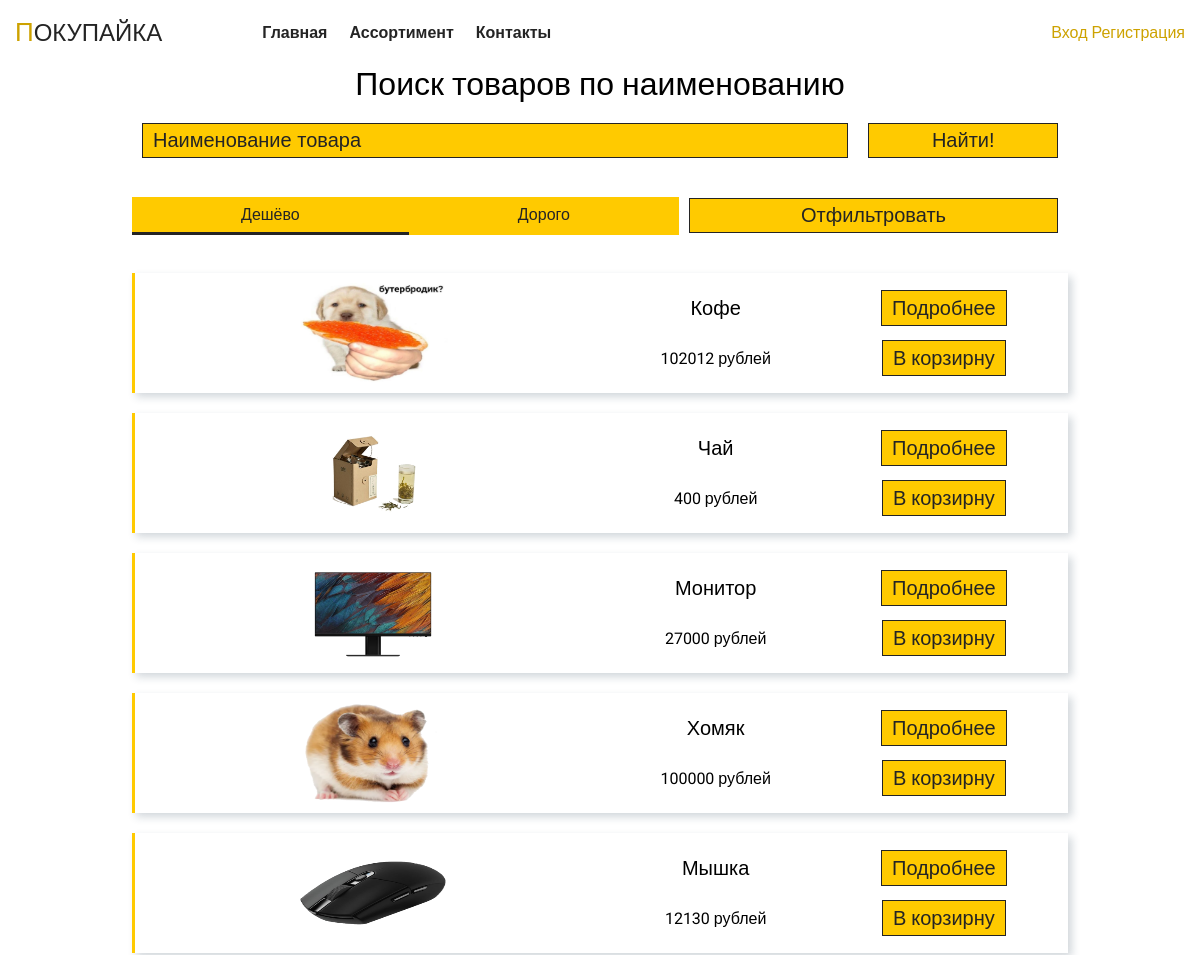
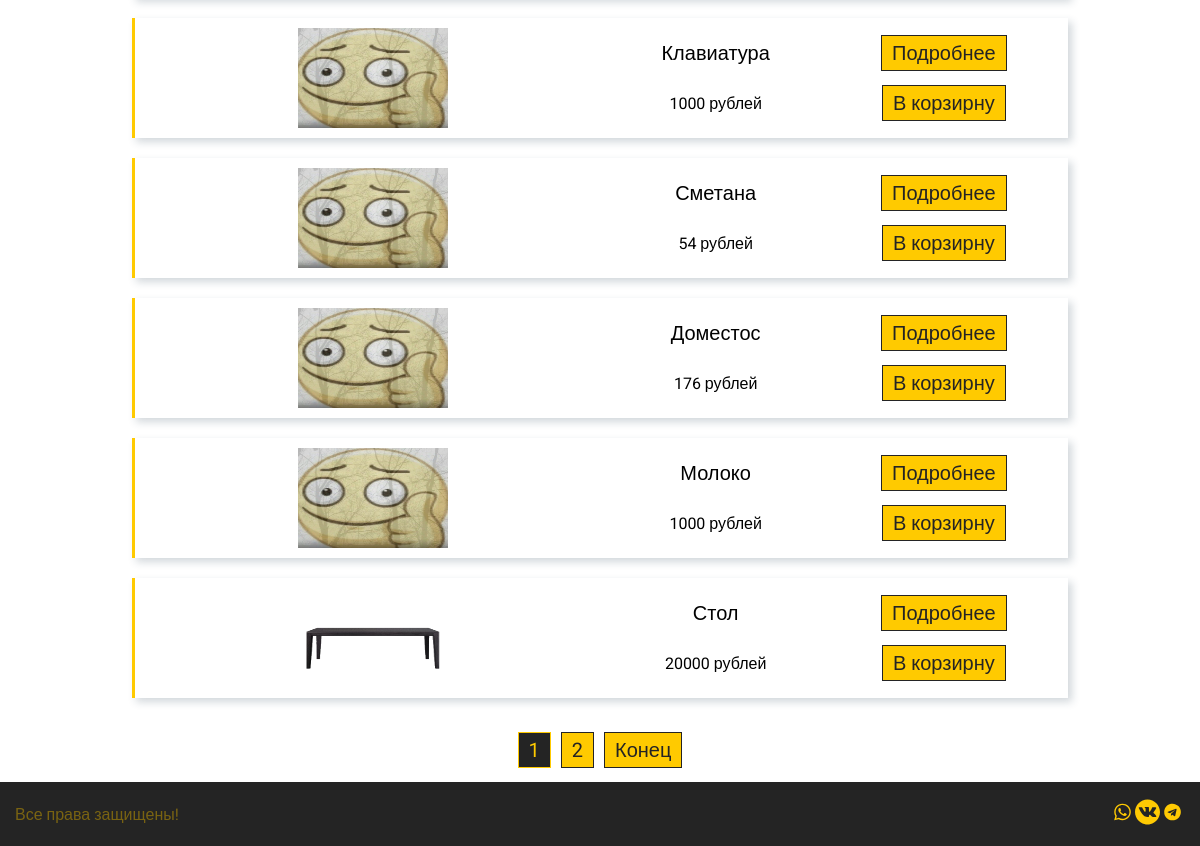
/assortment, run on the app's committed database (2 pictures, top to bottom).
### tables this page shows
CREATE TABLE `product` (
  `id` bigint NOT NULL,
  `name` varchar(100) NOT NULL,
  `description` varchar(2000) DEFAULT 'Отсуствует',
  `price` float NOT NULL
);

### application/controllers/MainController.php (called while the page is built, shortened)
<?php
class MainController extends Controller
{
    public function __construct($route)
    {
        $this->view->layout = 'other';
    }
    public function assortmentAction(){
        $main = new Main();
        $pagination = new Pagination($this->route, $main->getCountProduct());
        $vars = [
            'data' => $this->model->getProductList($this->route, 10),
            'pagination' => $pagination->get(),
        ];
        $this->view->render('Ассортимент', $vars);
    }
}

### index.php (called while the page is built, shortened)
<?php
spl_autoload_register(function ($class) {
    $path = str_replace('\\', '/', $class.'.php');
});
$item = new Router();
$item->run();

### application/lib/Db.php (called while the page is built, shortened)
<?php
class Db {
    protected $db;
    public function __construct() {
        $config = require 'application/config/db.php';
        try{
            $this->db = new PDO('mysql:host='.$config['host'].';dbname='.$config['database'], $config['login'], $config['password']);
        }
        catch (\PDOException $e){
            $this->db = new PDO('mysql:host='.$config['reserve'].';dbname='.$config['database'], $config['login'], $config['password']);
        }
    }
    public function query($sql, $params = []) {
        $stmt = $this->db->prepare($sql);
        if (!empty($params)) {
            foreach ($params as $key => $val) {
                if (is_int($val)) {
                    $type = PDO::PARAM_INT;
                } else {
                    $type = PDO::PARAM_STR;
                }
                $stmt->bindValue(':'.$key, $val, $type);
            }
        }
        $stmt->execute();
        return $stmt;
    }
    public function row($sql, $params = []) {
        $result = $this->query($sql, $params);
        return $result->fetchAll(PDO::FETCH_ASSOC);
    }
    public function column($sql, $params = []) {
        $result = $this->query($sql, $params);
        return $result->fetchColumn();
    }
}

### application/config/db.php (called while the page is built)
<?php
$path = $_SERVER['DOCUMENT_ROOT']."/settings.json";
$json = file_get_contents($path);
$db = json_decode($json, true);
return $db['database'];

### application/models/Main.php (called while the page is built, shortened)
<?php
class Main extends Model{
    public function getProductList($route, $mode){
        $max = 10;
        $params = [
            'max' => $max,
            'start' => ((($route['page'] ?? 1) - 1) * $max),
        ];
        switch ($mode){
            default:
                return $this->db->row('SELECT * FROM product ORDER BY id DESC LIMIT :start, :max', $params);
        }
    }
    public function getCountProduct(){
        return $this->db->column('select count(*) from product');
    }
}

### application/core/Controller.php (called while the page is built, shortened)
<?php
abstract class Controller{
    public function __construct($route) {
        $this->route = $route;
        $this->model = $this->loadModel($route['controller']);
    }
    public function loadModel($name) {
        $path = 'application\models\\'.ucfirst($name);
        if (class_exists($path)) {
            return new $path;
        }
    }
}

### application/core/Model.php (called while the page is built, shortened)
<?php
abstract class Model{
    public function __construct()
    {
        $this->db = new Db();
    }
}

### application/views/main/assortment.php (the view)
<div class="container">
            <div class="assortment__grid">
                <h1>Поиск товаров по наименованию</h1>
                <form action="/assortment" method="post" class="assortment__form_find js-message">
                    <input name="name" placeholder="Наименование товара" autocomplete="off" type="text">
                    <input type="submit" value="Найти!">
                </form>
                <form action="/assortment" method="post" class="assortment__form_filter">
                    <label><input type="radio" name="price-object" value="cheap" checked><div>Дешёво</div></label>
                    <label><input type="radio" name="price-object" value="expensive"><div>Дорого</div></label>
                    <input type="submit" value="Отфильтровать">
                </form>
                <div class="assortment__grid_element">
                    <?php if(count($data) != 0) {?>
                        <ul class="assortment__grid_list_elements">
                            <li class="assortment__grid_list_element">
                                <?php for($i = 0; $i < count($data); $i++){?>
                                    <div class="assortment__grid_card_view">
                                        <img src="/public/materials/<?=$data[$i]['id']?>.png" alt="Отсуствие фотография товара">
                                        <p class="name-item"><?=$data[$i]['name']?></p>
                                        <p class="price-item"><?=$data[$i]['price']?> рублей</p>
                                        <a href="/product/<?=$data[$i]['id']?>" class="about-item first">Подробнее</a>
                                        <a href="/assortment/add/<?=$data[$i]['id']?>" class="about-item second">В корзирну</a>
                                    </div>
                                <?php }?>
                            </li>
                        </ul>
                    <?php }?>
                </div>
                <?php if(count($data) != 0) {?>
                <div class="block-pagination">
                    <?php echo $pagination?>
                </div>
                <?php }?>
            </div>
        </div>

### public/styles/ministyle.css (style rules this page uses)
:root { --first--color: #cda200; --second--color: #242424; --opacity--color: rgba(237, 191, 18, 0.9); }
* { margin: 0; padding: 0; box-sizing: border-box; font-weight: normal; }
html,body { height: 100%; font-family: 'Roboto', sans-serif; }
body { background: #fff; font-size: 16px; font-weight: normal; font-style: normal; }
.container { width: 100%; max-width: 1200px; padding: 0 15px; margin: 0 auto; }
.assortment__grid { width: auto; height: auto; display: grid; grid-template-columns: 1fr 8fr 1fr; }
.assortment__form_find { grid-row: 2; grid-column: 2; display: flex; }
.assortment__form_filter { grid-row: 3; grid-column: 2; display: flex; align-items: center; justify-content: center; }
.assortment__form_filter label { flex-grow: 1; }
.assortment__form_filter label input + div { background-color: #ffca00; color: #242424; padding: 8px; text-align: center; border-bottom: 3px #ffca00 solid; }
.assortment__form_filter label input:checked + div { border-bottom: 3px #242424 solid; }
.assortment__grid input { flex-grow: 1; margin: 20px 10px; padding: 5px 10px; outline: none; background-color: #ffca00; color: #242424; font-size: 20px; border: #242424 1px solid; }
.assortment__grid input::placeholder { color: #242424; }
.assortment__grid h1 { grid-row: 1; grid-column: 2; text-align: center; }
.assortment__grid input[type='text'] { flex-grow: 4; }
.assortment__grid .block-pagination { grid-row: 5; grid-column: 2; display: flex; justify-content: center; margin: 20px 0; }
.assortment__grid_element { grid-row: 4; grid-column: 2; }
.assortment__grid_element ul { list-style: none; }
.assortment__grid_card_view { display: grid; grid-template-columns: 2fr 1fr 1fr; grid-template-rows: 1fr 1fr; align-items: center; justify-items: center; -webkit-box-shadow: 4px 4px 8px 0px rgba(34, 60, 80, 0.2); -moz-box-shadow: 4px 4px 8px 0px rgba(34, 60, 80, 0.2); box-shadow: 4px 4px 8px 0px rgba(34, 60, 80, 0.2); margin: 20px 0; padding: 10px 10px; border-left: #ffca00 3px solid; }
.assortment__grid_card_view img { width: 150px; height: 100px; grid-row-start: 2 span; }
.assortment__grid .name-item { grid-row: 1; grid-column: 2; text-align: start; font-size: 20px; }
.assortment__grid .price-item { grid-row: 2; grid-column: 2; text-align: start; }
.assortment__grid .about-item { text-decoration: none; color: #242424; background-color: #ffca00; font-size: 20px; padding: 5px 10px; border: #242424 1px solid; }
.assortment__grid_list_element p { text-align: center; }

### data on the page
product: shows a picture, name "Кофе", price "102012"
product: shows a picture, name "Чай", price "400"
product: shows a picture, name "Монитор", price "27000"
product: shows a picture, name "Хомяк", price "100000"
product: shows a picture, name "Мышка", price "12130"
product: name "Клавиатура", price "1000"
product: name "Сметана", price "54"
product: name "Доместос", price "176"
product: name "Молоко", price "1000"
product: shows a picture, name "Стол", price "20000"

### other printed values
$text "Конец"
